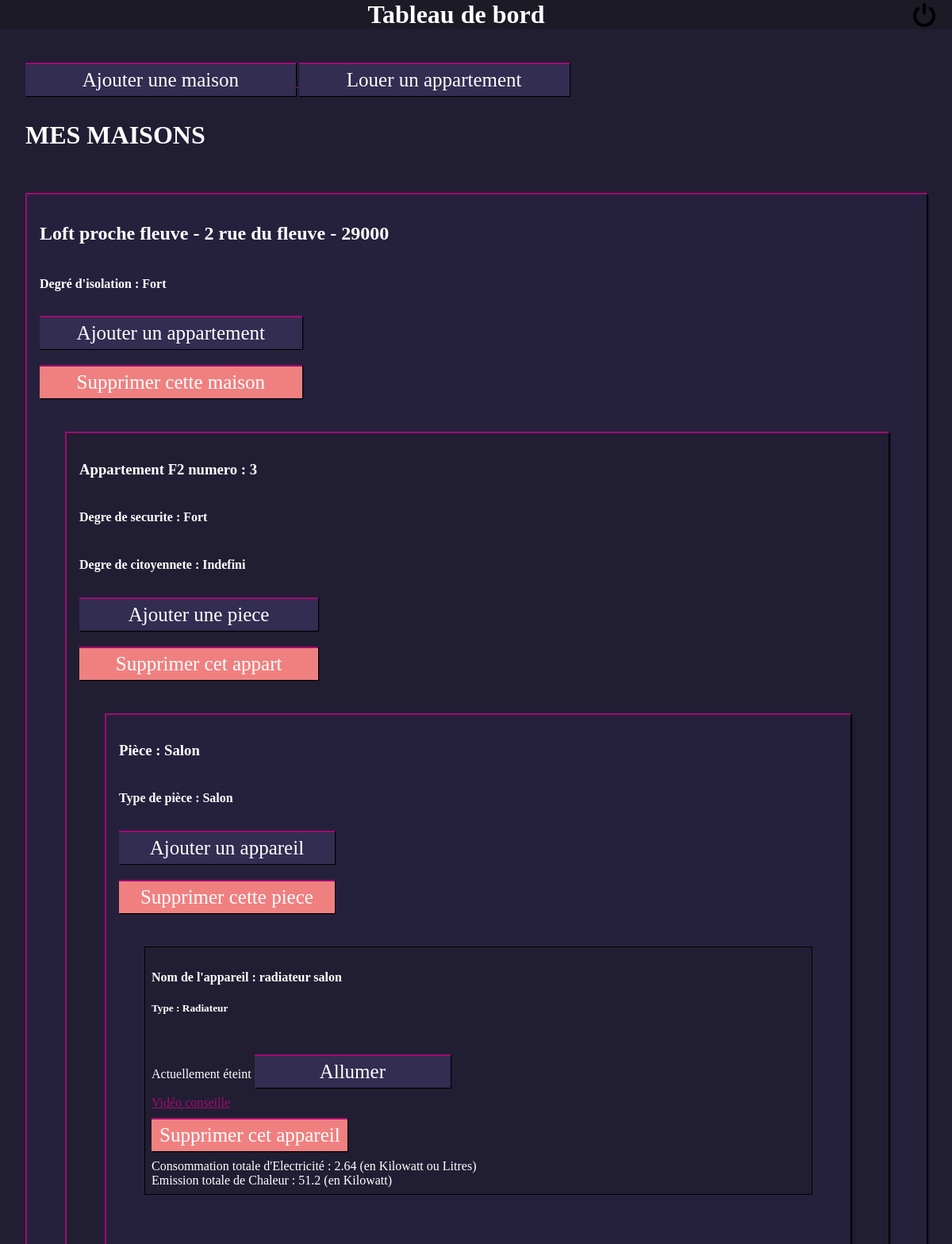
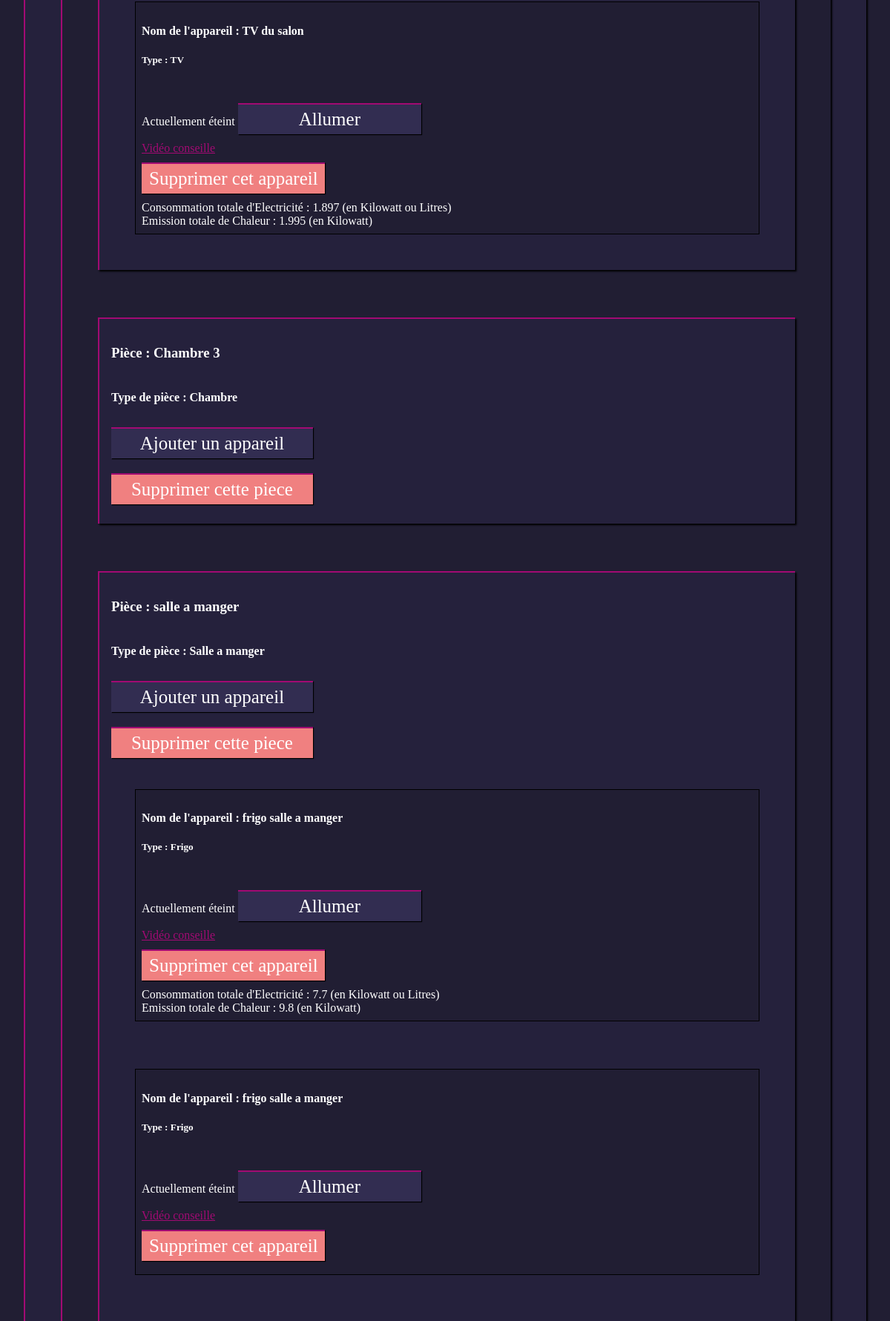
The page / (signed in, upper part) on the database its author committed (2 pictures, top to bottom).
### tables this page shows
CREATE TABLE `Posseder` (
  `id_utilisateur` int(11) NOT NULL,
  `id_maison` int(11) NOT NULL,
  `date_fin` date DEFAULT NULL,
  `date_debut` date DEFAULT NULL
);

CREATE TABLE `Maison` (
  `id_maison` int(11) NOT NULL,
  `nom_maison` varchar(50) DEFAULT NULL,
  `evaluation` varchar(50) DEFAULT NULL,
  `rue` varchar(50) DEFAULT NULL,
  `numero_maison` int(11) DEFAULT NULL,
  `code_postal` varchar(50) NOT NULL,
  `id_deg_cit` int(11) NOT NULL,
  `id_deg_iso` int(11) NOT NULL
);

CREATE TABLE `Degre_isolation` (
  `id_deg_iso` int(11) NOT NULL,
  `libelle` varchar(50) DEFAULT NULL
);

CREATE TABLE `Appartement` (
  `id_appartement` int(11) NOT NULL,
  `numero_appart` int(11) DEFAULT NULL,
  `id_deg_cit` int(11) NOT NULL,
  `id_type_appart` int(11) NOT NULL,
  `id_secu` int(11) NOT NULL,
  `id_maison` int(11) NOT NULL
);

CREATE TABLE `Type_appartement` (
  `id_type_appart` int(11) NOT NULL,
  `libelle` varchar(50) DEFAULT NULL
);

CREATE TABLE `Degre_securite` (
  `id_secu` int(11) NOT NULL,
  `libelle` varchar(50) DEFAULT NULL
);

CREATE TABLE `Degre_citoyennete` (
  `id_deg_cit` int(11) NOT NULL,
  `libelle` varchar(50) DEFAULT NULL
);

CREATE TABLE `Piece` (
  `id_piece` int(11) NOT NULL,
  `libelle_piece` varchar(50) DEFAULT NULL,
  `id_appartement` int(11) NOT NULL,
  `id_type_piece` int(11) NOT NULL
);

CREATE TABLE `Type_piece` (
  `id_type_piece` int(11) NOT NULL,
  `libelle` varchar(50) DEFAULT NULL
);

CREATE TABLE `Appareil` (
  `id_appareil` int(11) NOT NULL,
  `nom_appareil` varchar(50) DEFAULT NULL,
  `id_type_appareil` int(11) NOT NULL,
  `allume` tinyint(1) NOT NULL DEFAULT '0'
);

CREATE TABLE `Type_appareil` (
  `id_type_appareil` int(11) NOT NULL,
  `libelle` varchar(50) DEFAULT NULL,
  `demo` varchar(200) NOT NULL
);

### controleur/principal.php (called while the page is built, shortened)
<?php
if (!isset($_GET['fonction']) || empty($_GET['fonction'])) {
    $function = "accueil";
} else {
    $function = $_GET['fonction'];
}
switch ($function) {
    case 'accueil':
        if(!(isset($_SESSION['id_connect']))){
            $vue = "connexion";
            $title = "Connexion";
            if(isset($_POST['mail']) && isset($_POST['mdp'])){
                $result = connexion($_POST['mail'],$_POST['mdp']);
                if(!is_int($result)){
                    $result = $result->fetch_assoc();
                    $idUser = $result['id_utilisateur'];
                    $admin = $result['admin'];
                    if($idUser!=0){
                        $_SESSION['id_connect']=$idUser;
                        if($admin == 1){
                            $_SESSION['admin']=1;
                        }
                        $vue = "tableau_de_bord";
                        $title = "Tableau";
                    }
                }
            }
        }else{
            $vue = "tableau_de_bord";
        }
        break;
}
include ('vue/header.php');
include ('vue/' . $vue . '.php');
include ('vue/footer.php');

### index.php (called while the page is built, shortened)
<?php
if(isset($_GET['cible']) && !empty($_GET['cible'])) {
    $url = $_GET['cible'];
} else {
    $url = 'principal';
}
include('controleur/' . $url . '.php');

### modele/tbdDonnees.php (called while the page is built, shortened)
<?php
function listeMaisonsProprio(){
    $idConnect = $_SESSION['id_connect'];
    $result = mysqli_query($_SESSION['bdd'],"Select * from Posseder inner join Maison on Posseder.id_maison = Maison.id_maison inner join Degre_isolation on Degre_isolation.id_deg_iso = Maison.id_deg_iso where id_utilisateur = $idConnect");
    return $result;
}
function listePiecesAppart($idAppart){
    $result = mysqli_query($_SESSION['bdd'],"Select id_piece,libelle_piece,libelle from Piece inner join Type_piece on Piece.id_type_piece = Type_piece.id_type_piece where id_appartement = $idAppart");
    return $result;
}
function listeAppartsMaison($idMaison){
    $result = mysqli_query($_SESSION['bdd'],"Select id_appartement,numero_appart,Degre_citoyennete.libelle as citoyLib,Type_appartement.libelle as typeApLib,Degre_securite.libelle as secuLib from Appartement inner join Degre_citoyennete on Appartement.id_deg_cit = Degre_citoyennete.id_deg_cit inner join Type_appartement on Appartement.id_type_appart = Type_appartement.id_type_appart inner join Degre_securite on Appartement.id_secu = Degre_securite.id_secu where id_maison = $idMaison");
    return $result;
}
function listeAppareilsPiece($idPiece){
    $result = mysqli_query($_SESSION['bdd'],"Select allume,Appareil.id_appareil,nom_appareil,demo,libelle from Appareil inner join Type_appareil on Appareil.id_type_appareil = Type_appareil.id_type_appareil inner join Emplacement on Emplacement.id_appareil=Appareil.id_appareil where id_piece = $idPiece");
    return $result;
}
function consoAppareil($idAppareil){
    $result = mysqli_query($_SESSION['bdd'],"SELECT nom_ressource,sum((fin_fonction-debut_fonction)*conso) as total FROM Appareil inner join Fonctionner on Appareil.id_appareil = Fonctionner.id_appareil inner join Type_appareil on Appareil.id_type_appareil = Type_appareil.id_type_appareil inner join Consommer on Consommer.id_type_appareil = Type_appareil.id_type_appareil inner join Ressource on Ressource.id_ressource = Consommer.id_ressource
    where Appareil.id_appareil = $idAppareil group by Ressource.id_ressource");
    return $result;
}
function emissAppareil($idAppareil){
    $result = mysqli_query($_SESSION['bdd'],"SELECT nom_substance,sum((fin_fonction-debut_fonction)*conso) as total FROM Appareil inner join Fonctionner on Appareil.id_appareil = Fonctionner.id_appareil inner join Type_appareil on Appareil.id_type_appareil = Type_appareil.id_type_appareil inner join Produire on Produire.id_type_appareil = Type_appareil.id_type_appareil inner join Substance on Substance.id_substance = Produire.id_substance where Appareil.id_appareil = $idAppareil group by Substance.id_substance");
    return $result;
}

### vue/tableau_de_bord.php (the view, shortened to what this page needs)
<?php
include("modele/tbdDonnees.php");
if(isset($_SESSION['admin']) && $_SESSION['admin']==1){
    $maisons = listeMaisonsAdmin();
}else{
    $maisons = listeMaisonsProprio();
}
echo <<<END
<head>
<link href="css/style.css" rel="stylesheet" media="all" type="text/css">
</head>
	<div id="header">
		<h1 id="titre">Tableau de bord</h1>
		<a id="deco" href="index.php?cible=principal&fonction=deconnexion"><img id="deco" src="deco.png" title="Se déconnecter"></a>
    </div>
    <body>
	<div id="presentation">
END;
    if(isset($_SESSION['admin']) && $_SESSION['admin']==1){
        echo <<<END
        <h1>VOUS ÊTES CONNECTÉ EN TANT QU'ADMINISTRATEUR</h1>
        <h2>Liste des maisons enregistrées</h2>
    </div>
END;
    }else{
        echo <<<END
	<a href="index.php?cible=maison&fonction=formulaire"> <input type="button" value="Ajouter une maison" /> </a>
    <a href="index.php?cible=maison&fonction=louer"> <input type="button" value="Louer un appartement" /> </a>
	<h1>MES MAISONS</h1>
	</div>
END;
    }
while($maison = $maisons->fetch_assoc()){
    $nomMaison = $maison['nom_maison'];
    $numMaison = $maison['numero_maison'];
    $rueMaison = $maison['rue'];
    $cpMaison = $maison['code_postal'];
    $idMaison = $maison['id_maison'];
    $degreIso = $maison['libelle'];
    $appartements = listeAppartsMaison($idMaison);
    echo <<<END
    <maison>
        <h2>$nomMaison - $numMaison $rueMaison - $cpMaison</h2>
        <h4>Degré d'isolation : $degreIso</h4>
        <a href="index.php?cible=maison&fonction=nouvelAppart&idMaison=$idMaison"><input type="button" value="Ajouter un appartement" /></a>
        <input class="suppr" type="button" value="Supprimer cette maison" />
END;
        while($appart = $appartements->fetch_assoc()){
            $idAppart = $appart['id_appartement'];
            $numAppart = $appart['numero_appart'];
            $degCitoyennete = $appart['citoyLib'];
            $typeAppart = $appart['typeApLib'];
            $degSecu = $appart['secuLib'];
            $pieces=listePiecesAppart($idAppart);
            echo <<<END
            <ap>
                <h3>Appartement $typeAppart numero : $numAppart</h3>
				<h4>Degre de securite : $degSecu</h4>
				<h4>Degre de citoyennete : $degCitoyennete</h4>
                <a href="index.php?cible=maison&fonction=nouvellePiece&idAppart=$idAppart"><input type="button" value="Ajouter une piece"/></a>
                <input class="suppr" type="button"  value="Supprimer cet appart" />
END;
		while($piece = $pieces->fetch_assoc()){
		$idPiece= $piece['id_piece'];
		$libellePiece = $piece['libelle_piece'];
		$libelleTypePiece= $piece['libelle'];
		$appareils = listeAppareilsPiece($idPiece);
        echo<<<END
            <piece>
                <h3>Pièce : $libellePiece</h3>
                <h4>Type de pièce : $libelleTypePiece</h4>
                <a href="index.php?cible=maison&fonction=nouvelAppareil&idPiece=$idPiece"><input type="button" value="Ajouter un appareil" /></a>
                <input class="suppr" type="button" value="Supprimer cette piece" />
END;
        while($appareil = $appareils->fetch_assoc()){
            $id_appareil = $appareil['id_appareil'];
            $nom_appareil = $appareil['nom_appareil'];
            $demo = $appareil['demo'];
            $typeAppareil = $appareil['libelle'];
            $allume = $appareil['allume'];
            $consos = consoAppareil($id_appareil);
            $emissions = emissAppareil($id_appareil);
            if($allume == 0){
                $statut = "éteint";
            }else{
                $statut = "allumé";
            }
            echo <<<END
                <eq>
                    <h4>Nom de l'appareil : $nom_appareil</h4>
                    <h5>Type : $typeAppareil</h5>
                    <br>
                    Actuellement $statut
END;
            if($allume == 0){
                echo <<<END
                    <a href="index.php?cible=maison&fonction=allumer&idAppareil=$id_appareil"><input type="button" value="Allumer"/></a>
                    <br>
END;
            }else{
                echo <<<END
                    <a href="index.php?cible=maison&fonction=eteindre&idAppareil=$id_appareil"><input type="button" value="Eteindre"/></a>
                    <br>
END;
            }
            if($demo != NULL){
                echo <<<END
                    <a href="$demo">Vidéo conseille</a>
                    <br>
END;
            }
            echo <<<END
                    <input class="suppr" type="submit" value="Supprimer cet appareil" />
                    <br>
END;
            while($conso = $consos->fetch_assoc()){
                $ressource = $conso['nom_ressource'];
                $quantite = $conso['total'];
                if($quantite != NULL){
                    $quantite = round($quantite,3);
                    echo <<<END
                    Consommation totale d'$ressource : $quantite (en Kilowatt ou Litres)
                    <br>
END;
                }
            }
            while($emiss = $emissions->fetch_assoc()){
                $substance = $emiss['nom_substance'];
                $quantite = $emiss['total'];
                if($quantite != NULL){
                    $quantite = round($quantite,3);
                    echo <<<END
                    Emission totale de $substance : $quantite (en Kilowatt)
                    <br>
END;
                }
            }
            echo <<<END
                </eq>
END;
        }
        echo <<<END
            </piece>
END;
}
        echo <<<END
            </ap>
END;
        }
        echo <<<END
    </maison>
END;
}
echo <<<END
</body>
END;

### css/style.css (style rules this page uses)
body { background-color:#211E33; margin:0px; color: white; font-family: Georgia, serif; }
#header { font-family: Georgia, serif; background-color:#1B1A25; text-align:center; }
#titre { text-align:center; display: inline; }
input { font-family: Georgia, serif; margin-top:3px; margin-bottom: 10px; width: 30%; padding: 6px 10px; display: inline-block; }
#deco { font-family: Georgia, serif; float:right; margin-right:10px; margin-top:2px; }
img { color: white; width:30px; height:30px; }
a { font-family: Georgia, serif; color: #A20A73; }
maison { font-family: Georgia, serif; border: none; border-top: 2px solid #A20A73; border-left: 2px solid #A20A73; box-shadow: 2px 2px 2px black; display: flex; flex-direction: column; list-style: none; padding: 1em; margin-left: 2em; margin-right: 2em; margin-bottom: 7em; background-color: #25213C; }
ap { font-family: Georgia, serif; background-color:#211E33; display: flex; flex-direction: column; list-style: none; border: none; border-top: 2px solid #A20A73; border-left: 2px solid #A20A73; box-shadow: 2px 2px 2px black; margin: 2em; padding: 1em; }
#presentation { font-family: Georgia, serif; padding: 2em; }
piece { font-family: Georgia, serif; background-color:#25213C; display: flex; flex-direction: column; list-style: none; border: none; border-top: 2px solid #A20A73; border-left: 2px solid #A20A73; box-shadow: 2px 2px 2px black; margin: 2em; padding: 1em; }
input { font-family: Georgia, serif; font-size:25px; margin-top: 10px; color: white; background-color: #322D51; border: none; border-top: 2px solid #A20A73; box-shadow: 1px 1px 1px black; }
input.suppr { background-color:#F08080; }
eq { font-family: Georgia, serif; background-color:#211E33; border: 1px solid black; padding: .5em; margin: 2em; }

### rows shown on the page
posseder: id_maison.nom_maison "Loft proche fleuve", id_maison.numero_maison "2", id_maison.rue "rue du fleuve", id_maison.code_postal "29000", degre_isolation.libelle "Fort"
appartement: id_type_appart.libelle "F2", numero_appart "3", id_secu.libelle "Fort", id_deg_cit.libelle "Indefini"
piece: libelle_piece "Salon", id_type_piece.libelle "Salon"
appareil: nom_appareil "radiateur salon", id_type_appareil.libelle "Radiateur", allume "éteint", ressource "Electricité", quantite "2.64", substance "Chaleur", quantite "51.2"
appareil: nom_appareil "TV du salon", id_type_appareil.libelle "TV", allume "éteint", ressource "Electricité", quantite "1.897", substance "Chaleur", quantite "1.995"
piece: libelle_piece "Chambre 3", id_type_piece.libelle "Chambre"
piece: libelle_piece "salle a manger", id_type_piece.libelle "Salle a manger"
appareil: nom_appareil "frigo salle a manger", id_type_appareil.libelle "Frigo", allume "éteint", ressource "Electricité", quantite "7.7", substance "Chaleur", quantite "9.8"
appareil: nom_appareil "frigo salle a manger", id_type_appareil.libelle "Frigo", allume "éteint"
